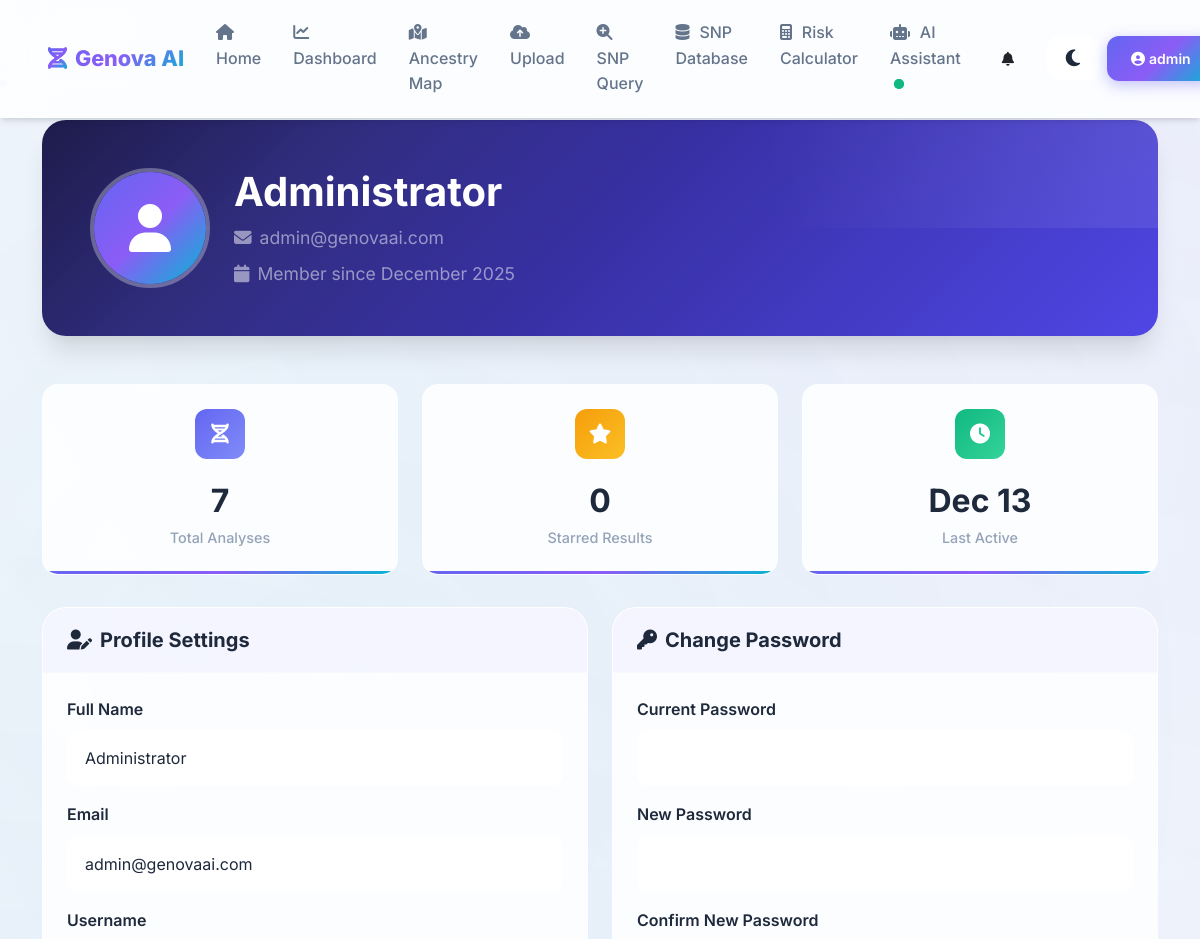
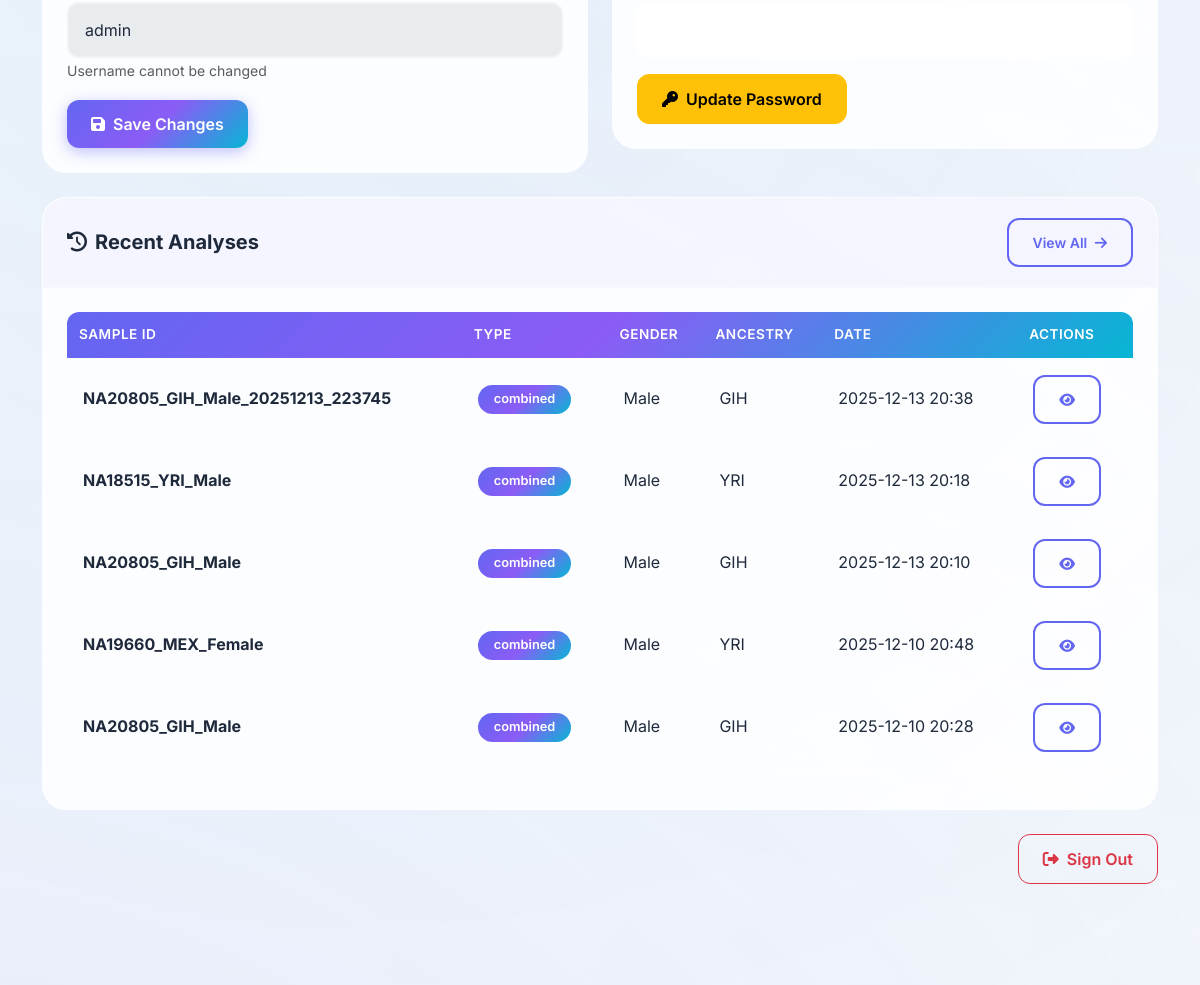
The page /profile (signed in, upper part) on the database as committed earlier (2 pictures, top to bottom).
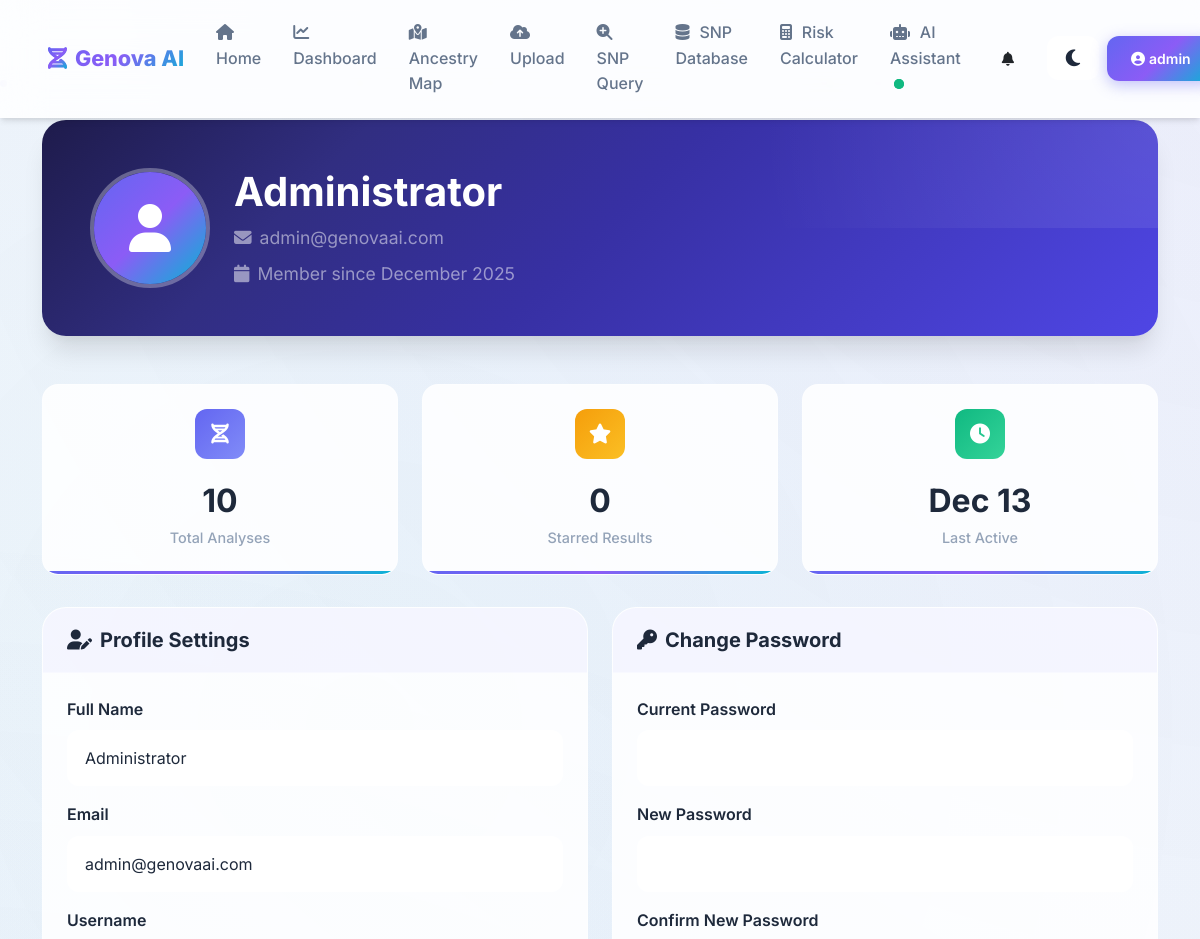
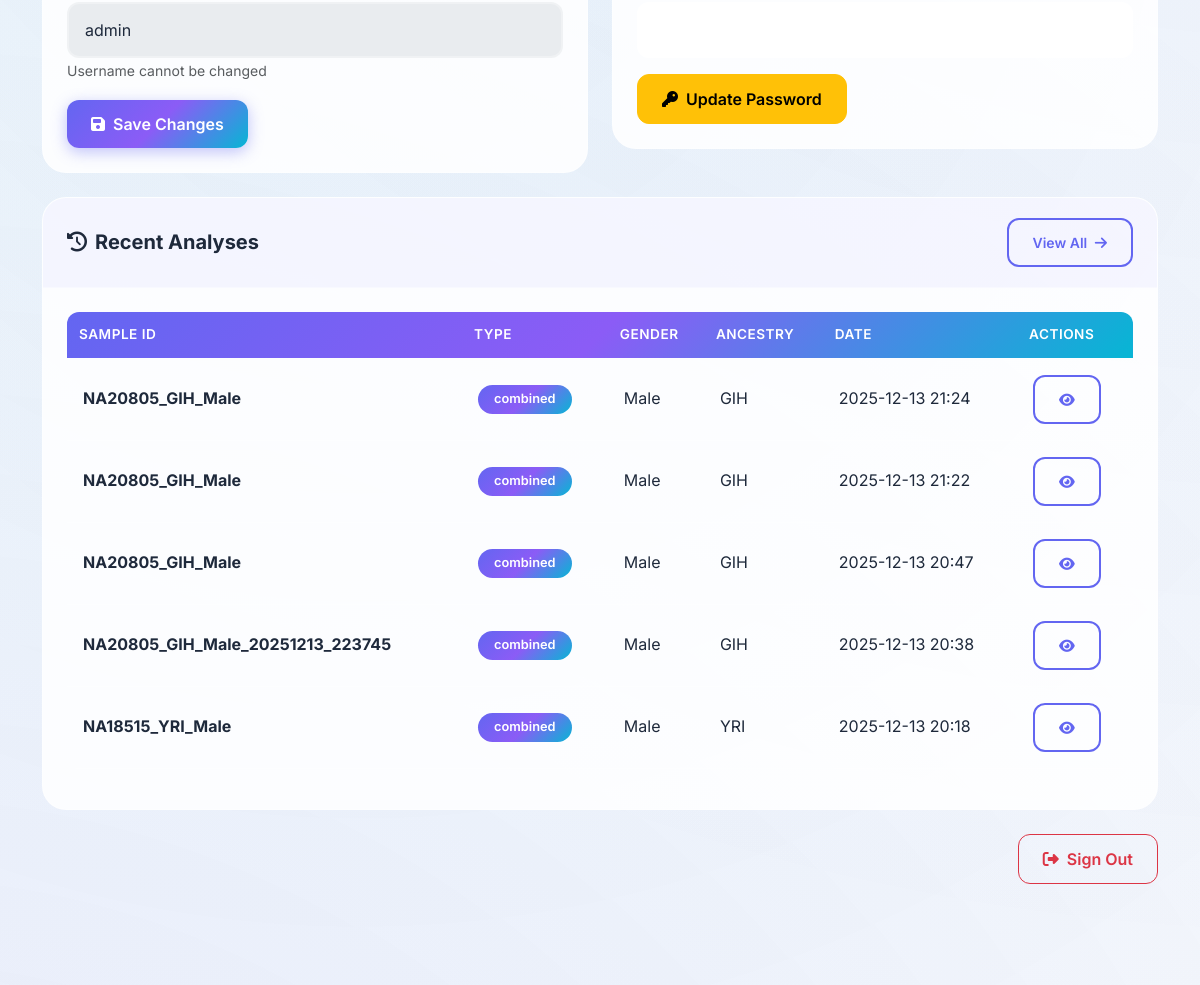
The same page on the database as committed later (2 pictures, top to bottom).
### database/models.py (models this page shows, shortened)
class AnalysisHistory(db.Model):
    __tablename__ = 'analysis_history'
    id = db.Column(db.Integer, primary_key=True)
    user_id = db.Column(db.Integer, db.ForeignKey('users.id'), nullable=True, index=True)
    sample_id = db.Column(db.String(100), nullable=False, index=True)
    analysis_type = db.Column(db.String(50), nullable=False)  # 'combined', 'gender', 'ancestry', 'physical', 'disease_risk'
    gender_prediction = db.Column(db.String(20))
    gender_confidence = db.Column(db.Float)
    gender_correct = db.Column(db.Boolean)
    ancestry_prediction = db.Column(db.String(100))
    ancestry_code = db.Column(db.String(10))
    ancestry_confidence = db.Column(db.Float)
    ancestry_correct = db.Column(db.Boolean)
    full_results = db.Column(db.Text)  # JSON string
    physical_characteristics = db.Column(db.Text)  # HTML/Text
    disease_risk_report = db.Column(db.Text)  # HTML/Text
    file_name = db.Column(db.String(255))
    file_path = db.Column(db.String(500))
    snp_count = db.Column(db.Integer)
    processing_time = db.Column(db.Float)
    status = db.Column(db.String(20), default='completed')  # 'pending', 'processing', 'completed', 'failed'
    error_message = db.Column(db.Text)
    created_at = db.Column(db.DateTime, default=datetime.utcnow, index=True)
    updated_at = db.Column(db.DateTime, default=datetime.utcnow, onupdate=datetime.utcnow)
    tags = db.Column(db.String(500))  # Comma-separated tags
    notes = db.Column(db.Text)
    is_starred = db.Column(db.Boolean, default=False)

### routes/auth_routes.py (the view)
@auth_bp.route('/profile')
@login_required
def profile():
    from database import AnalysisHistory
    from sqlalchemy import or_
    base_query = AnalysisHistory.query.filter(
        or_(AnalysisHistory.user_id == current_user.id, AnalysisHistory.user_id == None)
    )
    total_analyses = base_query.count()
    starred_analyses = base_query.filter(AnalysisHistory.is_starred == True).count()
    recent_analyses = base_query.order_by(AnalysisHistory.created_at.desc()).limit(5).all()
    stats = {
        'total_analyses': total_analyses,
        'starred_analyses': starred_analyses,
        'recent_analyses': recent_analyses
    }
    return render_template('auth/profile.html', stats=stats)

### app.py (called while the page is built)
@login_manager.user_loader
def load_user(user_id):
    return User.query.get(int(user_id))

@app.context_processor
def inject_user():
    return dict(current_user=current_user)

### templates/auth/profile.html (shortened to what the changed rows need)
{% extends "base.html" %}
{% block content %}
<div class="container py-4">
    <section class="hero-section mb-5" data-aos="fade-up">
        <div class="d-flex align-items-center gap-4 flex-wrap">
            <div>
                <h1 class="display-5 fw-bold text-white mb-2">
                    {{ current_user.full_name or current_user.username }}
                </h1>
            </div>
        </div>
    </section>
    <div class="row g-4">
        <div class="col-md-4" data-aos="fade-up" data-aos-delay="100">
            <div class="stat-card">
                <div class="stat-icon blue">
                    <i class="fas fa-dna"></i>
                </div>
                <div class="stat-value">{{ stats.total_analyses }}</div>
                <div class="stat-label">Total Analyses</div>
            </div>
        </div>
    </div>
    <div class="row mt-4">
        <div class="col-12" data-aos="fade-up" data-aos-delay="600">
            <div class="profile-card">
                <div class="profile-card-body">
                    {% if stats.recent_analyses %}
                    <div class="table-responsive">
                        <table class="table table-hover">
                            <thead>
                                <tr class="table-header-gradient">
                                    <th>Sample ID</th>
                                    <th>Type</th>
                                    <th>Gender</th>
                                    <th>Ancestry</th>
                                    <th>Date</th>
                                    <th>Actions</th>
                                </tr>
                            </thead>
                            <tbody>
                                {% for analysis in stats.recent_analyses %}
                                <tr>
                                    <td><strong>{{ analysis.sample_id }}</strong></td>
                                    <td><span class="badge bg-primary">{{ analysis.analysis_type }}</span></td>
                                    <td>{{ analysis.gender_prediction or '-' }}</td>
                                    <td>{{ analysis.ancestry_code or '-' }}</td>
                                    <td>{{ analysis.created_at.strftime('%Y-%m-%d %H:%M') if analysis.created_at else '-' }}</td>
                                    <td>
                                        <a href="{{ url_for('history.view_analysis', analysis_id=analysis.id) }}" class="btn btn-sm btn-outline-primary">
                                            <i class="fas fa-eye"></i>
                                        </a>
                                    </td>
                                </tr>
                                {% endfor %}
                            </tbody>
                        </table>
                    </div>
                    {% endif %}
                </div>
            </div>
        </div>
    </div>
</div>
{% endblock %}

Rows that differ between the two databases and show on the page:
no longer on this page (row unchanged): AnalysisHistory: sample_id "NA20805_GIH_Male", analysis_type "combined", gender_prediction "Male", ancestry_code "GIH", created_at "2025-12-13 20:10"
no longer on this page (row unchanged): AnalysisHistory: sample_id "NA19660_MEX_Female", analysis_type "combined", gender_prediction "Male", ancestry_code "YRI", created_at "2025-12-10 20:48"
no longer on this page (row unchanged): AnalysisHistory: sample_id "NA20805_GIH_Male", analysis_type "combined", gender_prediction "Male", ancestry_code "GIH", created_at "2025-12-10 20:28"
added AnalysisHistory: sample_id "NA20805_GIH_Male", analysis_type "combined", gender_prediction "Male", ancestry_code "GIH", created_at "2025-12-13 21:24"
added AnalysisHistory: sample_id "NA20805_GIH_Male", analysis_type "combined", gender_prediction "Male", ancestry_code "GIH", created_at "2025-12-13 21:22"
added AnalysisHistory: sample_id "NA20805_GIH_Male", analysis_type "combined", gender_prediction "Male", ancestry_code "GIH", created_at "2025-12-13 20:47"
Other text that changed with them:
{{ stats.total_analyses }}: "7" → "10"
